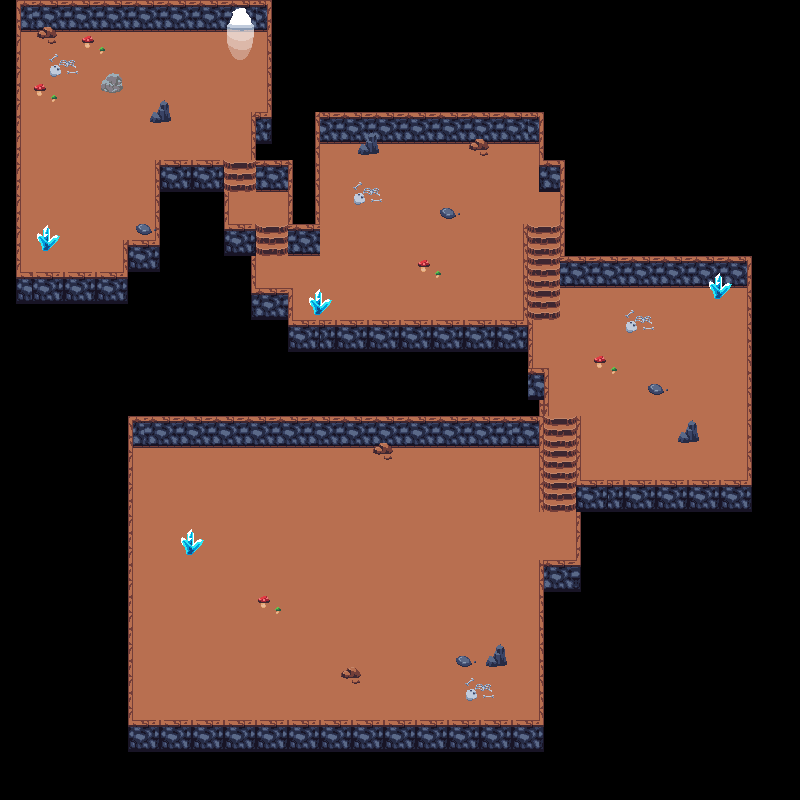

This game map was drawn from its Tiled (.tmx) file and the tilesets committed beside it. A one-line description and the trimmed map source follow:
An orthogonal 50x50 tile map with 16x16 px tiles, 4 tile layers (floor, stairs, walls, decorations), 2 tilesets and 77 objects (66x collision, exit, spawn, boss_path1, boss_path2, ...).

<map version="1.5" tiledversion="1.7.2" orientation="orthogonal" renderorder="right-down" width="50" height="50" tilewidth="16" tileheight="16" infinite="0" nextlayerid="7" nextobjectid="85">
 <tileset firstgid="1" source="dungeon.tsx" />
 <tileset firstgid="257" source="natureset.tsx" />
 <layer id="1" name="floor" width="50" height="50">
  <data>[2500 cells, 983 non-empty, 16 distinct tile ids]</data>
 </layer>
 <layer id="2" name="stairs" width="50" height="50">
  <data>[2500 cells, 32 non-empty, 4 distinct tile ids]</data>
 </layer>
 <layer id="3" name="walls" width="50" height="50">
  <data>[2500 cells, 415 non-empty, 28 distinct tile ids]</data>
 </layer>
 <layer id="4" name="decorations" width="50" height="50">
  <data>[2500 cells, 112 non-empty, 36 distinct tile ids]</data>
 </layer>
 <objectgroup id="5" name="objects">
  <object id="1" type="collision" x="14.6667" y="-0.666667" width="257.333" height="32.6667" />
  <object id="3" type="collision" x="15.6667" y="32" width="4.33333" height="270.667" />
  <object id="4" type="collision" x="15.3333" y="272" width="112.333" height="32" />
  <object id="5" type="collision" x="123.333" y="239.333" width="5.33333" height="34" />
  <object id="6" type="collision" x="123" y="239" width="37" height="32.6667" />
  <object id="7" type="collision" x="155" y="160" width="5" height="80.6667" />
  <object id="8" type="collision" x="153.333" y="159" width="70.6667" height="32.6667" />
  <object id="9" type="collision" x="256.333" y="159.667" width="35.6667" height="31.6667" />
  <object id="10" type="collision" x="251.667" y="111.333" width="20.3333" height="32" />
  <object id="11" type="collision" x="250.333" y="142.333" width="5.66667" height="18.3333" />
  <object id="12" type="collision" x="267.333" y="32.3333" width="4.33333" height="78.3333" />
  <object id="13" type="collision" x="224" y="190.667" width="5" height="64.3333" />
  <object id="14" type="collision" x="227.667" y="225" width="26.6667" height="31" />
  <object id="15" type="collision" x="251.333" y="256.333" width="4.66667" height="30.6667" />
  <object id="16" type="collision" x="251.5" y="286.5" width="41.5" height="33.5" />
  <object id="17" type="collision" x="287.5" y="191.5" width="5.5" height="34.5" />
  <object id="18" type="collision" x="289" y="225" width="30" height="30.5" />
  <object id="19" type="collision" x="315.5" y="111.5" width="4" height="115" />
  <object id="20" type="collision" x="314.5" y="110" width="228.5" height="33" />
  <object id="21" type="collision" x="538.5" y="142.5" width="5" height="22.5" />
  <object id="22" type="collision" x="538.5" y="160" width="25.5" height="30.5" />
  <object id="23" type="collision" x="560" y="190" width="5.5" height="70.5" />
  <object id="24" type="collision" x="523" y="224" width="4" height="100" />
  <object id="25" type="collision" x="288" y="318.5" width="244" height="34" />
  <object id="26" type="collision" x="527" y="352" width="5" height="47" />
  <object id="27" type="collision" x="531" y="368.5" width="17" height="30.5" />
  <object id="28" type="collision" x="540" y="400" width="8.5" height="15" />
  <object id="29" type="collision" x="559" y="255.5" width="192" height="31" />
  <object id="30" type="collision" x="747" y="285.5" width="4.5" height="200" />
  <object id="31" type="collision" x="576.5" y="480.5" width="176" height="31" />
  <object id="32" type="collision" x="575.5" y="511.5" width="5" height="80.5" />
  <object id="33" type="collision" x="538.5" y="560" width="41" height="31" />
  <object id="34" type="collision" x="539.5" y="589.5" width="4" height="162" />
  <object id="35" type="collision" x="125" y="721" width="420" height="30" />
  <object id="36" type="collision" x="126" y="417" width="7" height="307" />
  <object id="37" type="collision" x="127" y="414" width="417" height="33" />
  <object id="38" x="538" y="446.5" width="5.5" height="64.5" />
  <object id="39" type="collision" x="37.75" y="32" width="16.25" height="5" />
  <object id="40" type="collision" x="102.75" y="77.5" width="18.5" height="14.75" />
  <object id="42" type="collision" x="37" y="232.5" width="19.25" height="18.75" />
  <object id="43" type="collision" x="136.5" y="225.25" width="13.25" height="8.25" />
  <object id="44" type="collision" x="151" y="101" width="18.5" height="21.5" />
  <object id="45" type="collision" x="50.25" y="65" width="10.25" height="10.5" />
  <object id="47" type="collision" x="63.5" y="60.75" width="7" height="5.25" />
  <object id="48" type="collision" x="51.75" y="55.75" width="4.5" height="3.75" />
  <object id="49" x="70.75" y="70.75" width="4" height="2.75" />
  <object id="54" type="collision" x="354.75" y="193.875" width="10.25" height="10.5" />
  <object id="55" type="collision" x="368" y="189.625" width="7" height="5.25" />
  <object id="56" type="collision" x="356.25" y="184.625" width="4.5" height="3.75" />
  <object id="57" x="375.25" y="199.625" width="4" height="2.75" />
  <object id="58" type="collision" x="626.417" y="320.708" width="10.25" height="10.5" />
  <object id="59" type="collision" x="639.667" y="316.458" width="7" height="5.25" />
  <object id="60" type="collision" x="627.917" y="311.458" width="4.5" height="3.75" />
  <object id="61" x="646.917" y="326.458" width="4" height="2.75" />
  <object id="62" type="collision" x="466.114" y="688.92" width="10.25" height="10.5" />
  <object id="63" type="collision" x="479.364" y="684.67" width="7" height="5.25" />
  <object id="64" type="collision" x="467.614" y="679.67" width="4.5" height="3.75" />
  <object id="65" x="486.614" y="694.67" width="4" height="2.75" />
  <object id="66" type="collision" x="312" y="293.667" width="12" height="21" />
  <object id="67" type="collision" x="441.333" y="208.333" width="12" height="8.33333" />
  <object id="68" type="collision" x="360.667" y="144.333" width="15.6667" height="9.33333" />
  <object id="69" type="collision" x="472.333" y="143.333" width="14.6667" height="6.66667" />
  <object id="70" type="collision" x="649.333" y="384.667" width="14" height="9.33333" />
  <object id="71" type="collision" x="681" y="425" width="16" height="16.6667" />
  <object id="72" type="collision" x="711.333" y="285.667" width="18" height="13.3333" />
  <object id="73" type="collision" x="373.667" y="445.333" width="18.6667" height="9.66667" />
  <object id="74" type="collision" x="181.667" y="534.333" width="16.6667" height="20.3333" />
  <object id="75" type="collision" x="342.667" y="667.667" width="17.3333" height="9.66667" />
  <object id="76" type="collision" x="457.667" y="656" width="11.6667" height="9.66667" />
  <object id="77" type="collision" x="488.333" y="647.333" width="17.6667" height="18.3333" />
  <object id="78" type="collision" x="575.333" y="415.667" width="6" height="65" />
  <object id="79" name="exit" x="225" y="31" width="29" height="26" />
  <object id="80" name="spawn" x="264" y="686">
   <point />
  </object>
 </objectgroup>
 <objectgroup id="6" name="NPCPaths">
  <object id="81" name="boss_path1" x="255.75" y="496" width="16.25" height="16" />
  <object id="82" name="boss_path2" x="463" y="495.5" width="17" height="17" />
  <object id="83" name="boss_path3" x="464" y="576" width="16" height="16" />
  <object id="84" name="boss_path4" x="256" y="575.5" width="16.5" height="16.5" />
 </objectgroup>
</map>
